Frame 1 (no input): blank canvas, image omitted
Frame 60 (no input): blank canvas, image omitted
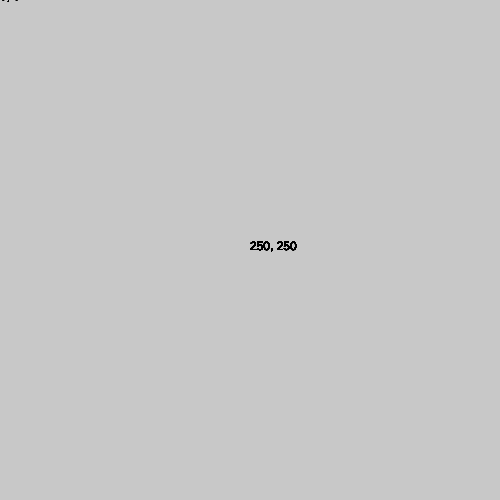
Frame 120 (the mouse pressed at the canvas centre since frame 60)

The p5.js sketch whose frames 1 and 60 were blank and that drew this single picture after the mouse press (run headless with seeded random() and noise() and a simulated clock; from frame 60 on, the mouse is pressed at the canvas centre):

// p5.js sketch
// ── sketch.js
function setup(){
	createCanvas(500, 500);
	background(200);
}

function draw(){
	text(mouseX + ', ' + mouseY, mouseX, mouseY);
}

function mousePressed(){
	print('(' + mouseX + ', ' + mouseY + ')');
}
